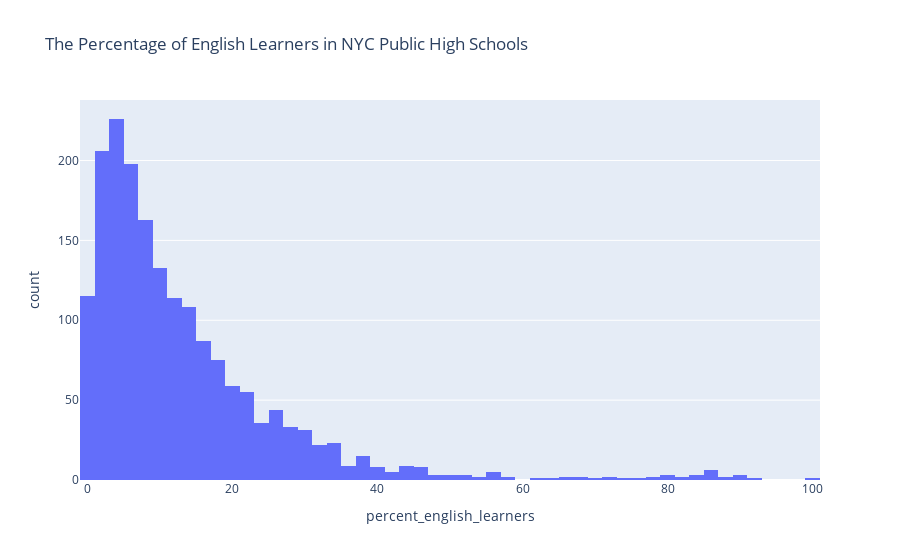

Notebook code for this chart:
### Markdown cell above
#### Task 2C. Create a histogram to view the distribution of the percentage of students who are learning English as a second language in NYC’s public high schools.
<span style='background :#FFF59E'>**Hint:** Now you'll need to use the `percent_english_learners` column of your DataFrame. </span>

### Code cell
# Plot the data showing the % of students who are learning English as a second language in schools
px.histogram(nyc, x = 'percent_english_learners', title = 'The Percentage of English Learners in NYC Public High Schools')

### Figure 1 — Plotly figure (JSON) as saved in the notebook; plotly's stock layout.template omitted (floating-point values rounded to 4 significant figures; data arrays with more than 128 entries replaced by an {"elided": "..."} marker saying what was removed)
{"data": [{"alignmentgroup": "True", "bingroup": "x", "hovertemplate": "percent_english_learners=%{x}<br>count=%{y}<extra></extra>", "legendgroup": "", "marker": {"color": "#636efa", "pattern": {"shape": ""}}, "name": "", "offsetgroup": "", "orientation": "v", "showlegend": false, "type": "histogram", "x": {"elided": "1834 float values"}, "xaxis": "x", "yaxis": "y"}], "layout": {"autosize": true, "barmode": "relative", "legend": {"tracegroupgap": 0}, "title": {"text": "The Percentage of English Learners in NYC Public High Schools"}, "xaxis": {"anchor": "y", "autorange": true, "domain": [0, 1], "range": [-1, 101], "title": {"text": "percent_english_learners"}, "type": "linear"}, "yaxis": {"anchor": "x", "autorange": true, "domain": [0, 1], "range": [0, 237.9], "title": {"text": "count"}}}}
